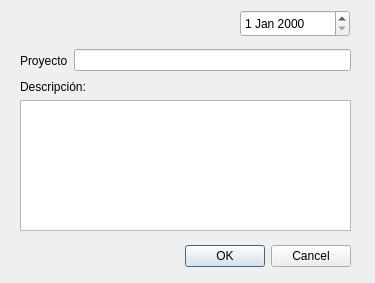
<?xml version="1.0" encoding="UTF-8"?>
<ui version="4.0">
 <class>EditProjectDescription</class>
 <widget class="QDialog" name="EditProjectDescription">
  <property name="geometry">
   <rect>
    <x>0</x>
    <y>0</y>
    <width>375</width>
    <height>283</height>
   </rect>
  </property>
  <property name="windowTitle">
   <string>Dialog</string>
  </property>
  <widget class="QDialogButtonBox" name="buttonBox">
   <property name="geometry">
    <rect>
     <x>10</x>
     <y>240</y>
     <width>341</width>
     <height>32</height>
    </rect>
   </property>
   <property name="orientation">
    <enum>Qt::Horizontal</enum>
   </property>
   <property name="standardButtons">
    <set>QDialogButtonBox::Cancel|QDialogButtonBox::Ok</set>
   </property>
  </widget>
  <widget class="QDateEdit" name="dateEdit">
   <property name="geometry">
    <rect>
     <x>240</x>
     <y>10</y>
     <width>110</width>
     <height>27</height>
    </rect>
   </property>
  </widget>
  <widget class="QWidget" name="verticalLayoutWidget">
   <property name="geometry">
    <rect>
     <x>20</x>
     <y>80</y>
     <width>331</width>
     <height>151</height>
    </rect>
   </property>
   <layout class="QVBoxLayout" name="verticalLayout">
    <item>
     <widget class="QLabel" name="label_2">
      <property name="text">
       <string>Descripción:</string>
      </property>
     </widget>
    </item>
    <item>
     <widget class="QTextEdit" name="description"/>
    </item>
   </layout>
  </widget>
  <widget class="QWidget" name="horizontalLayoutWidget">
   <property name="geometry">
    <rect>
     <x>20</x>
     <y>40</y>
     <width>331</width>
     <height>41</height>
    </rect>
   </property>
   <layout class="QHBoxLayout" name="horizontalLayout">
    <item>
     <widget class="QLabel" name="label">
      <property name="text">
       <string>Proyecto</string>
      </property>
     </widget>
    </item>
    <item>
     <widget class="QLineEdit" name="lineEdit"/>
    </item>
   </layout>
  </widget>
 </widget>
 <resources/>
 <connections>
  <connection>
   <sender>buttonBox</sender>
   <signal>accepted()</signal>
   <receiver>EditProjectDescription</receiver>
   <slot>accept()</slot>
   <hints>
    <hint type="sourcelabel">
     <x>248</x>
     <y>254</y>
    </hint>
    <hint type="destinationlabel">
     <x>157</x>
     <y>274</y>
    </hint>
   </hints>
  </connection>
  <connection>
   <sender>buttonBox</sender>
   <signal>rejected()</signal>
   <receiver>EditProjectDescription</receiver>
   <slot>reject()</slot>
   <hints>
    <hint type="sourcelabel">
     <x>316</x>
     <y>260</y>
    </hint>
    <hint type="destinationlabel">
     <x>286</x>
     <y>274</y>
    </hint>
   </hints>
  </connection>
 </connections>
</ui>
